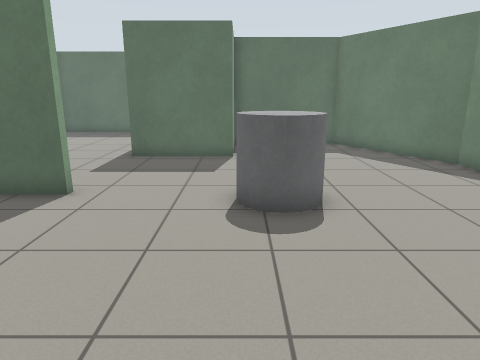
[1] (above)

18 first-person views from a walk through a Gazebo world. The camera is 1.2 m above the floor, tilts 14° down and sees 70° across. The floor is counted in squares, 0.5 m on a side. Each view is taken from the middle of a square. On the plan, view 1 faces up. The plan holds only what a view shows up to about 19 squares ahead; the rest is blank.

[2]
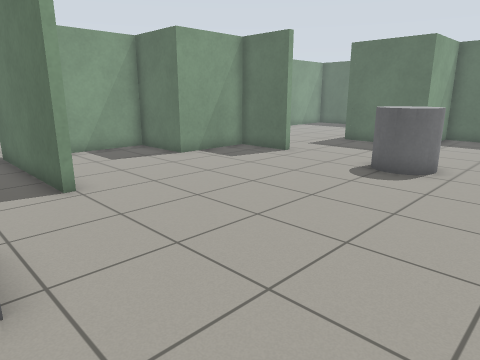

[3]
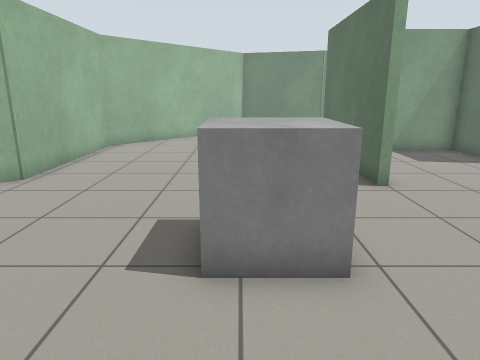

[4]
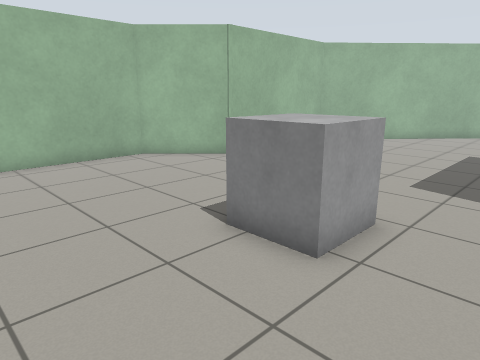

[5]
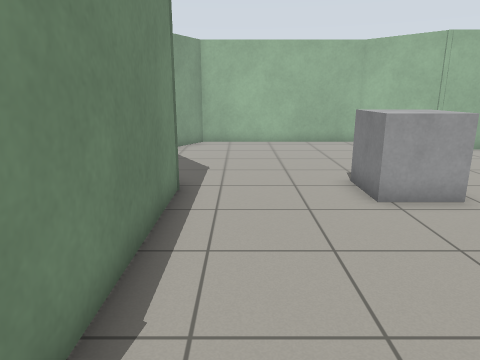

[6]
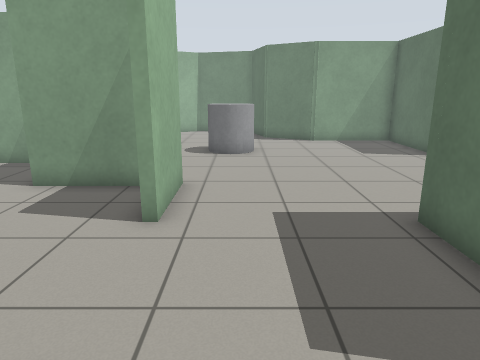

[7]
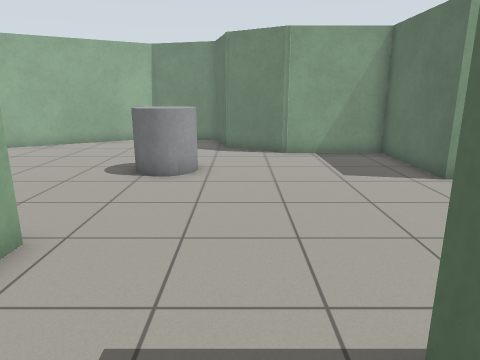

[8]
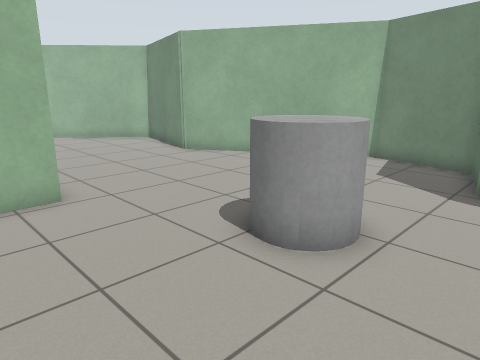

[9]
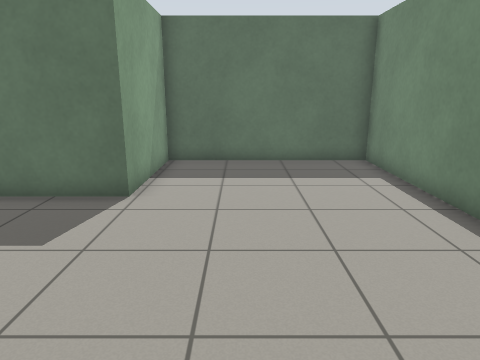

[10]
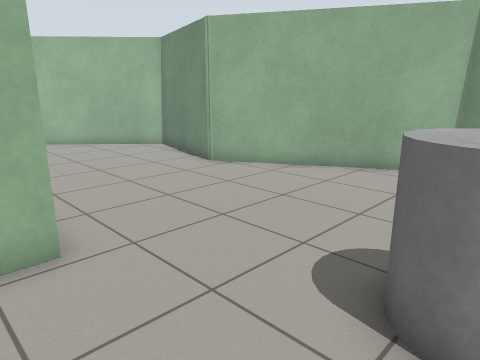

[11]
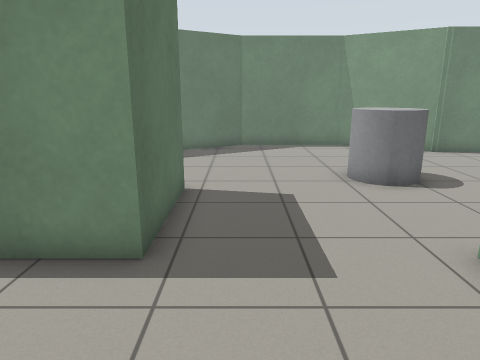

[12]
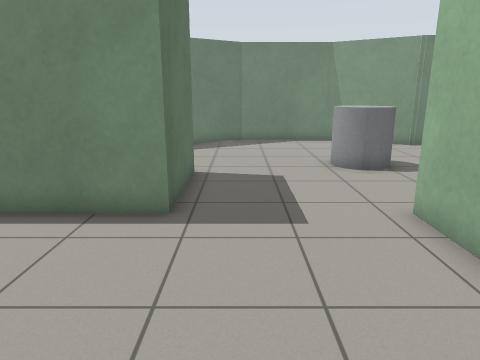

[13]
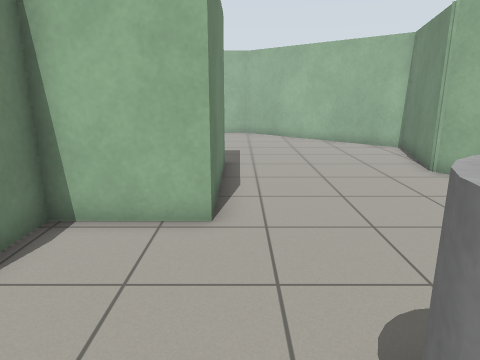

[14]
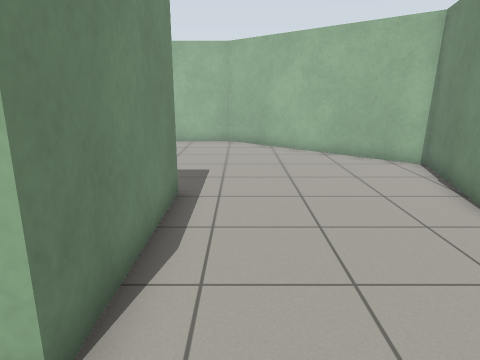

[15]
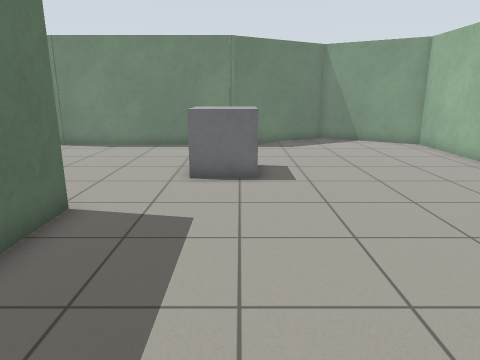

[16]
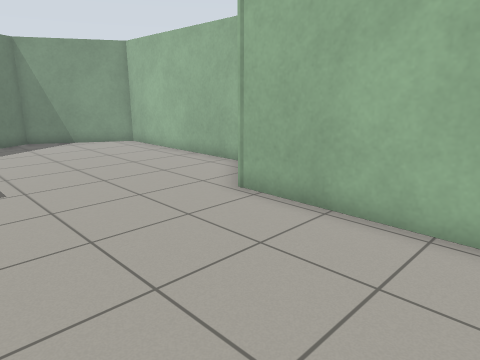

[17]
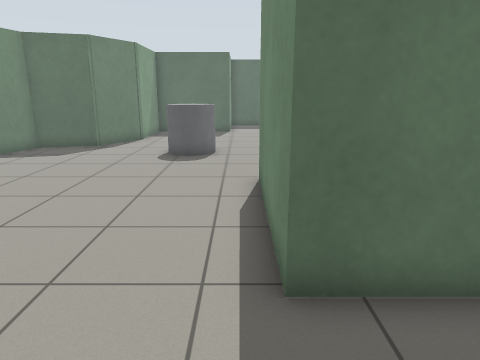

[18]
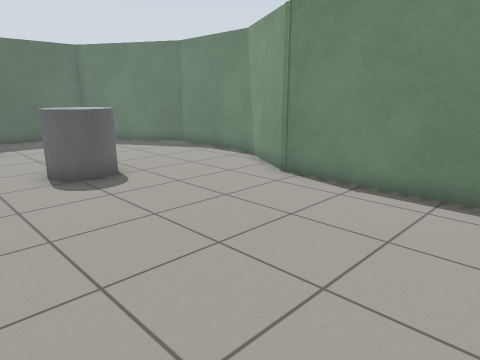

### Floor plan
Points are (right, up) in squares from view 1. A wall is a line through its corners. A room is listed if a view was taken in it or the views show most of it. See-through windows are left out.
Room 1 (views 1, 2, 3, 4, 5, 6, 7, 8, 9, 10, 11, 12, 13, 14, 15, 16, 17, 18)
walls: (-3.9, -0.9) (-3.9, -1.3) (-10.5, -1.3) (-10.5, 4.7) (-7.3, 4.7) (-7.3, 6.1); (-7.2, 8.4) (-4.2, 8.4) (-4.2, 8.1) (-6.9, 8.1) (-6.9, 4.4) (-10.1, 4.4) (-10.1, 1); (-4.3, 13.5) (-4.3, 22.7) (-11.7, 22.7) (-11.7, 18) (-16.4, 18) (-16.4, 13.9) (-17.8, 11.4) (-20.4, 10.7) (-21.3, 7.3) (-17.2, 0.2) (-18.5, -4.8) (-11.4, -11.3) (-4.7, -11.3) (-2.1, -13.9) (5.9, -13.9) (8.4, -9.5) (5.6, -4.7) (5.6, 3.6) (7.7, 7.3) (7.7, 11.9) (4.7, 17.2) (-0.3, 17.2) (-0.3, 13.5) (-4.3, 13.5)
objects: grey cylinder (-14, 9) to (-12, 10); grey box (-1, -5) to (1, -4); grey cylinder (0, 7) to (2, 9)

Positions as (right, up) in squares from view 1, and headings:
1: (0, 0), facing up
2: (5, -4), facing up-left
3: (5, -5), facing left
4: (5, -1), facing down-left
5: (4, 4), facing down
6: (2, 10), facing left
7: (-2, 12), facing left
8: (-8, 13), facing down-left
9: (-9, 10), facing up
10: (-9, 10), facing down-left
11: (-9, 12), facing right
12: (-11, 12), facing right
13: (-11, 11), facing down
14: (-12, 7), facing down
15: (-11, -5), facing right
16: (-11, -5), facing down-right
17: (-11, -5), facing up
18: (-3, -3), facing up-right
